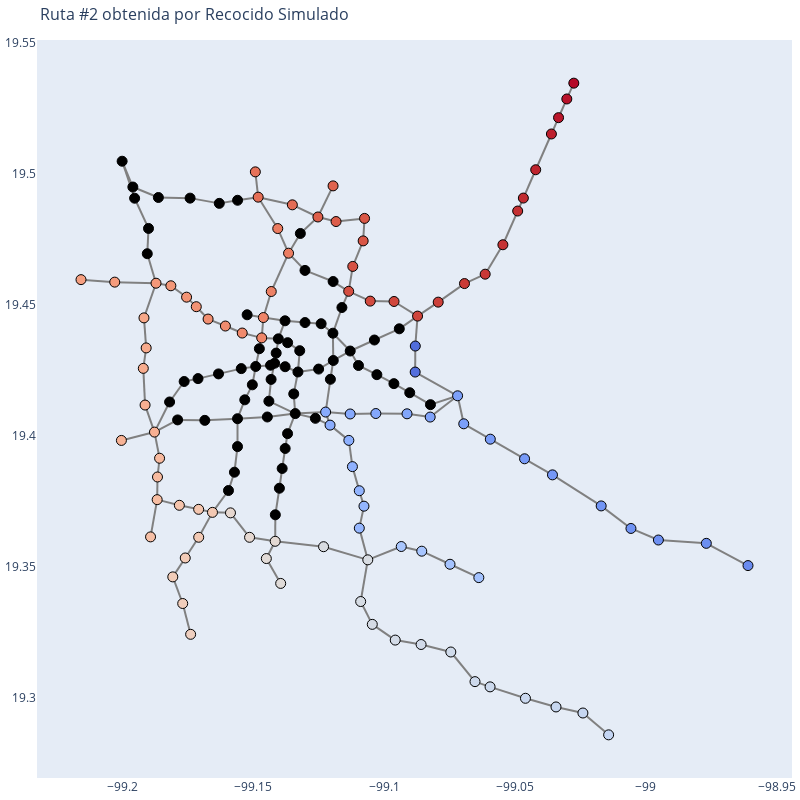
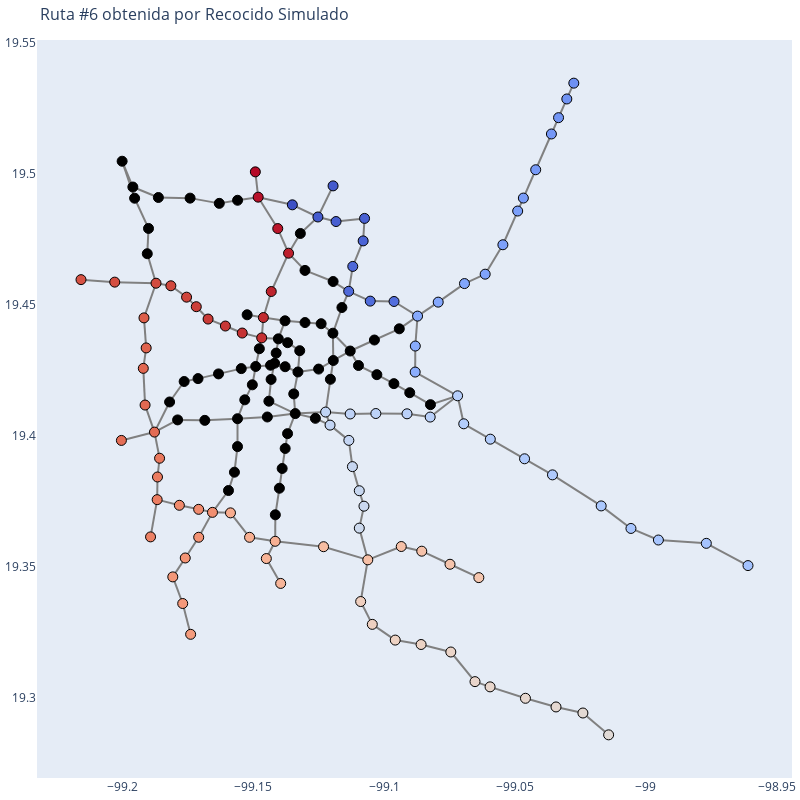
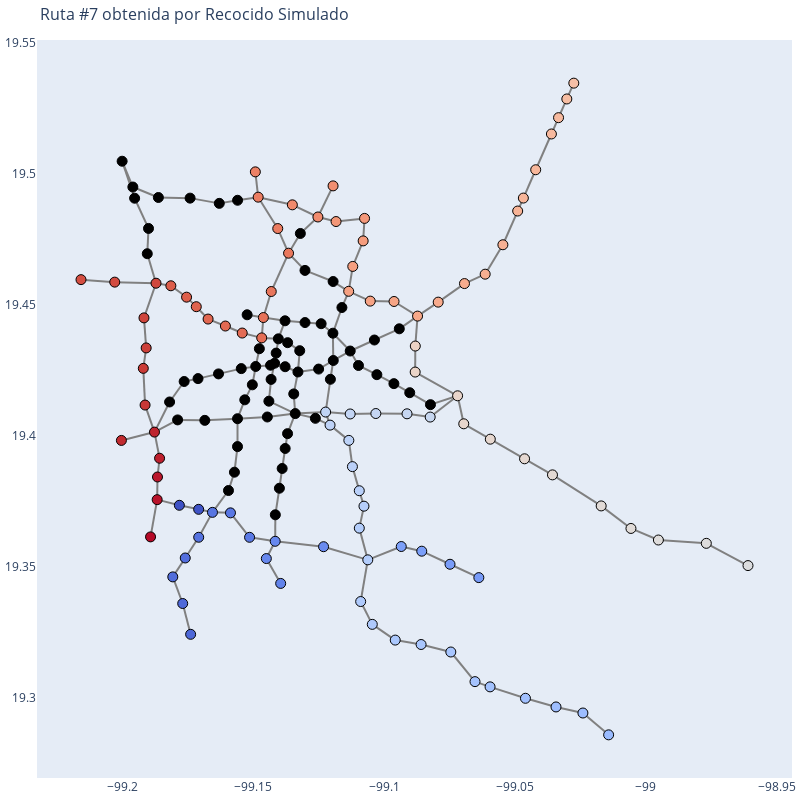
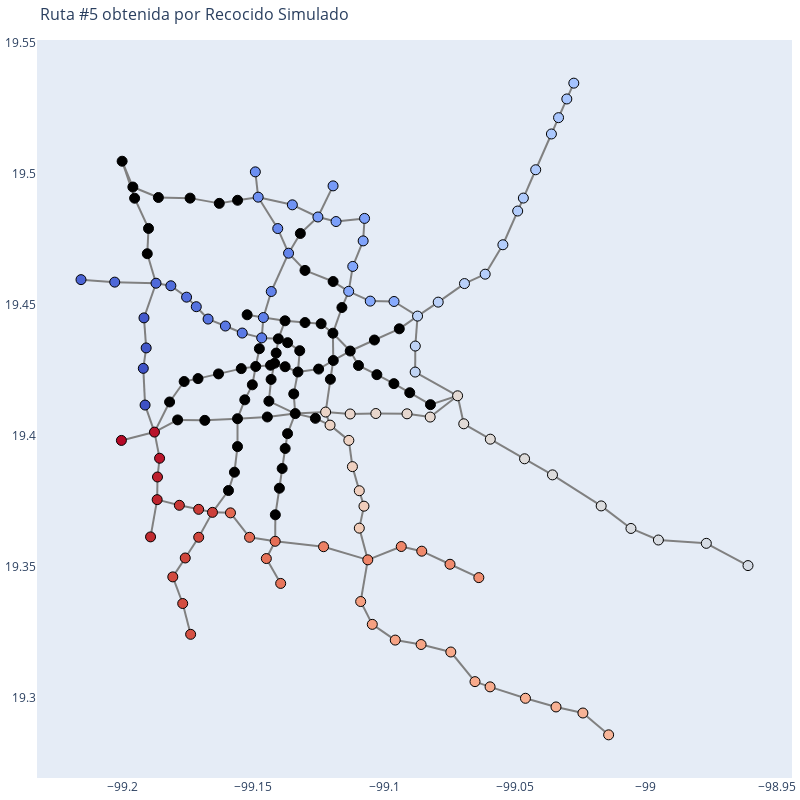

Here is the notebook cell these charts were saved with, in order:
### Code cell
NodesNames = list(metro_graph.nodes())
ResultsOrder = [(k, cost_k) for k, cost_k in enumerate(found_costs)]
ResultsOrder.sort(key = lambda x: x[1])
IndexOrder, _ = zip(*ResultsOrder)

for k in IndexOrder:
    colors_nodes = len(NodesNames)*['rgba(0,0,0,1)']
    for node in found_paths[k]:
        colors_nodes[NodesNames.index(node)] = colors_found_solutions[k][node]

    edge_trace = go.Scatter(
        x=edge_x, y=edge_y,
        line=dict(width=2, color='gray'),
        hoverinfo='none',
        mode='lines')

    node_trace = go.Scatter(
        x=node_x, y=node_y,
        mode='markers',
        hoverinfo='text',
        text=node_text,
        textposition="top center",
        marker = dict(
            color = colors_nodes,
            size = 10,
            line = dict(
                color = "black",
                width = 1
            )        
        ),
        line_width=2)

    fig = go.Figure(data=[edge_trace, node_trace],
                    layout=go.Layout(
                        title=f'Ruta #{k+1} obtenida por Recocido Simulado',
                        titlefont_size=16,
                        showlegend=False,
                        hovermode='closest',
                        margin=dict(b=20, l=5, r=5, t=40),
                        annotations=[dict(
                            text="",
                            showarrow=False,
                            xref="paper", yref="paper")],
                        xaxis=dict(showgrid=False, zeroline=False),
                        yaxis=dict(showgrid=False, zeroline=False)))

    fig.update_layout(
        autosize=False,
        width=800,
        height=800,
    )

    fig.show()

### Figure 1 — Plotly figure (JSON) as saved in the notebook; plotly's stock layout.template omitted (floating-point values rounded to 4 significant figures; data arrays with more than 128 entries replaced by an {"elided": "..."} marker saying what was removed)
{"data": [{"hoverinfo": "none", "line": {"color": "gray", "width": 2}, "mode": "lines", "type": "scatter", "x": {"elided": "549 float values"}, "y": {"elided": "549 float values"}}, {"hoverinfo": "text", "line": {"width": 2}, "marker": {"color": {"elided": "164 str values"}, "line": {"color": "black", "width": 1}, "size": 10}, "mode": "markers", "text": {"elided": "164 str values"}, "textposition": "top center", "type": "scatter", "x": {"elided": "164 float values"}, "y": {"elided": "164 float values"}}], "layout": {"annotations": [{"showarrow": false, "text": "", "xref": "paper", "yref": "paper"}], "autosize": false, "height": 800, "hovermode": "closest", "margin": {"b": 20, "l": 5, "r": 5, "t": 40}, "showlegend": false, "title": {"font": {"size": 16}, "text": "Ruta #2 obtenida por Recocido Simulado"}, "width": 800, "xaxis": {"showgrid": false, "zeroline": false}, "yaxis": {"showgrid": false, "zeroline": false}}}

### Figure 2 — Plotly figure (JSON) as saved in the notebook; plotly's stock layout.template omitted (floating-point values rounded to 4 significant figures; data arrays with more than 128 entries replaced by an {"elided": "..."} marker saying what was removed)
{"data": [{"hoverinfo": "none", "line": {"color": "gray", "width": 2}, "mode": "lines", "type": "scatter", "x": {"elided": "549 float values"}, "y": {"elided": "549 float values"}}, {"hoverinfo": "text", "line": {"width": 2}, "marker": {"color": {"elided": "164 str values"}, "line": {"color": "black", "width": 1}, "size": 10}, "mode": "markers", "text": {"elided": "164 str values"}, "textposition": "top center", "type": "scatter", "x": {"elided": "164 float values"}, "y": {"elided": "164 float values"}}], "layout": {"annotations": [{"showarrow": false, "text": "", "xref": "paper", "yref": "paper"}], "autosize": false, "height": 800, "hovermode": "closest", "margin": {"b": 20, "l": 5, "r": 5, "t": 40}, "showlegend": false, "title": {"font": {"size": 16}, "text": "Ruta #6 obtenida por Recocido Simulado"}, "width": 800, "xaxis": {"showgrid": false, "zeroline": false}, "yaxis": {"showgrid": false, "zeroline": false}}}

### Figure 3 — Plotly figure (JSON) as saved in the notebook; plotly's stock layout.template omitted (floating-point values rounded to 4 significant figures; data arrays with more than 128 entries replaced by an {"elided": "..."} marker saying what was removed)
{"data": [{"hoverinfo": "none", "line": {"color": "gray", "width": 2}, "mode": "lines", "type": "scatter", "x": {"elided": "549 float values"}, "y": {"elided": "549 float values"}}, {"hoverinfo": "text", "line": {"width": 2}, "marker": {"color": {"elided": "164 str values"}, "line": {"color": "black", "width": 1}, "size": 10}, "mode": "markers", "text": {"elided": "164 str values"}, "textposition": "top center", "type": "scatter", "x": {"elided": "164 float values"}, "y": {"elided": "164 float values"}}], "layout": {"annotations": [{"showarrow": false, "text": "", "xref": "paper", "yref": "paper"}], "autosize": false, "height": 800, "hovermode": "closest", "margin": {"b": 20, "l": 5, "r": 5, "t": 40}, "showlegend": false, "title": {"font": {"size": 16}, "text": "Ruta #7 obtenida por Recocido Simulado"}, "width": 800, "xaxis": {"showgrid": false, "zeroline": false}, "yaxis": {"showgrid": false, "zeroline": false}}}

### Figure 4 — Plotly figure (JSON) as saved in the notebook; plotly's stock layout.template omitted (floating-point values rounded to 4 significant figures; data arrays with more than 128 entries replaced by an {"elided": "..."} marker saying what was removed)
{"data": [{"hoverinfo": "none", "line": {"color": "gray", "width": 2}, "mode": "lines", "type": "scatter", "x": {"elided": "549 float values"}, "y": {"elided": "549 float values"}}, {"hoverinfo": "text", "line": {"width": 2}, "marker": {"color": {"elided": "164 str values"}, "line": {"color": "black", "width": 1}, "size": 10}, "mode": "markers", "text": {"elided": "164 str values"}, "textposition": "top center", "type": "scatter", "x": {"elided": "164 float values"}, "y": {"elided": "164 float values"}}], "layout": {"annotations": [{"showarrow": false, "text": "", "xref": "paper", "yref": "paper"}], "autosize": false, "height": 800, "hovermode": "closest", "margin": {"b": 20, "l": 5, "r": 5, "t": 40}, "showlegend": false, "title": {"font": {"size": 16}, "text": "Ruta #5 obtenida por Recocido Simulado"}, "width": 800, "xaxis": {"showgrid": false, "zeroline": false}, "yaxis": {"showgrid": false, "zeroline": false}}}
